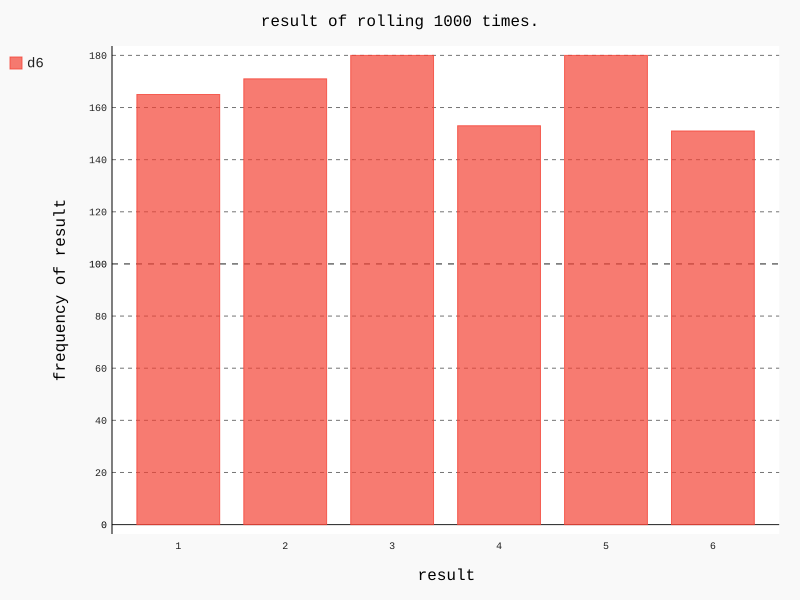

Here is the Python script that generated this plot:
import pygal

from die import Die

die = Die()

results = []
for roll_num in range(1000):
    result = die.roll()
    results.append(result)

frequencies = []
for value in range(1, die.num_sides + 1):
    frequency = results.count(value)
    frequencies.append(frequency)

hist = pygal.Bar()
hist.title = "result of rolling 1000 times."
hist.x_labels = ['1', '2', '3', '4', '5', '6']
hist.x_title = "result"
hist.y_title = "frequency of result"

hist.add("d6", frequencies)
hist.render_to_file('die_visual.svg')
